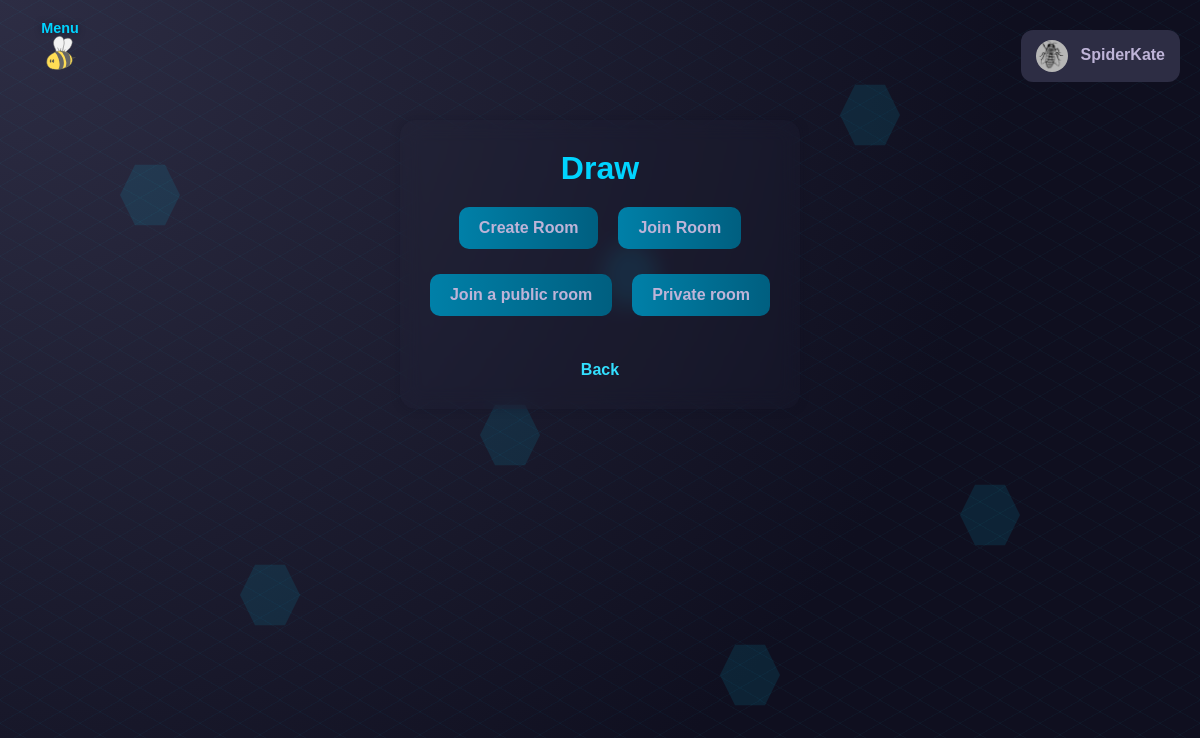
The page /join (signed in) on the database its author committed.
### tables this page shows
CREATE TABLE users (
    id INTEGER PRIMARY KEY AUTOINCREMENT,
    name TEXT,
    surname TEXT,
    username TEXT NOT NULL,
    email TEXT NOT NULL,
    password TEXT NOT NULL,
    dob TEXT NOT NULL,
    bio TEXT,
    avatar_path TEXT,
    social_links TEXT,
    last_login_at TEXT,
    bee_points INTEGER DEFAULT 5000,
    deleted INTEGER DEFAULT 0,
    deleted_at TEXT,
    recovery_username TEXT
);

### app.py (the view)
@app.route('/join', methods=['GET'])
@login_required
def join():
    return render_template('drawJoin.html')

### app.py (called while the page is built)
def login_required(f):
    @wraps(f)
    def decorated(*args, **kwargs):
        if 'username' not in session:
            flash_translated("flash.login_first", "error")
            return redirect(url_for("login"))
        return f(*args, **kwargs)
    return decorated

@app.before_request
def load_logged_in_user():
    g.avatar_path = None
    g.user_theme = 'bee'
    g.user_language = session.get("user_language", "en")
    g.trans = translations
    username = session.get('username')
    if username:
        conn = sqlite3.connect('beevy.db')
        cursor = conn.cursor()
        cursor.execute("SELECT avatar_path FROM users WHERE username=?", (username,))
        row = cursor.fetchone()
        if row and row[0]:
            g.avatar_path = row[0]
        cursor.execute("SELECT theme FROM preferences WHERE user_id = (SELECT id FROM users WHERE username=?)", (username,))
        pref_row = cursor.fetchone()
        if pref_row and pref_row[0]:
            g.user_theme = pref_row[0]
        conn.close()

@app.context_processor
def inject_t():
    def t(key, **kwargs):
        text = translations.get(key, g.user_language, default=key)
        if kwargs:
            text = text.format(**kwargs)
        return text
    return dict(t=t)

### translations.py (called while the page is built)
    def get(self, key, language='en', default=''):
        if language not in self.strings:
            language = 'en'  # Fallback to English
        keys = key.split('.')
        value = self.strings.get(language, {})
        for k in keys:
            if isinstance(value, dict):
                value = value.get(k)
            else:
                return default
        return value if value else default

### templates/drawJoin.html (shortened to what this page needs)
{% extends "drawOption.html" %}
{% block option_page %}
<div class="draw-links">
    <a href="/join/public" class="draw-btn">{{ t('draw.public_room') }}</a>
    <a href="/join/private" class="draw-btn">{{ t('draw.private_room') }}</a>
</div>
{% endblock %}

### templates/base.html (shortened to what this page needs)
<!DOCTYPE html>
<html lang="en">
<head>
    <link rel="stylesheet" href="/static/css/base.css">
    {% if g.user_theme and g.user_theme != 'bee' %}
        <link rel="stylesheet" href="/static/css/theme-{{ g.user_theme }}.css">
    {% endif %}
    {% block extra_css %}{% endblock %}
</head>
<div class="hex-bg-container">
        <div class="hex-bg" style="--x:10%; --y:20%; --delay:0s;"></div>
        <div class="hex-bg" style="--x:50%; --y:30%; --delay:1s;"></div>
        <div class="hex-bg" style="--x:80%; --y:60%; --delay:2s;"></div>
        <div class="hex-bg" style="--x:20%; --y:70%; --delay:3s;"></div>
        <div class="hex-bg" style="--x:70%; --y:10%; --delay:4s;"></div>
        <div class="hex-bg" style="--x:40%; --y:50%; --delay:5s;"></div>
        <div class="hex-bg" style="--x:60%; --y:80%; --delay:6s;"></div>
    </div>
<body class="{{ page }}">
<img src="/static/images/beee.svg" id="bee-toggle" class="bee-toggle" onclick="toggleSidebar()" alt="bee toggle" title="Menu">
<div class="menu-label">Menu</div>
    {% if session.username %}
<div class="user-menu">
    <div class="user-menu-button" onclick="toggleMenu()">
        {% if g.avatar_path %}
            <div style="position: relative; display: inline-block;">
                <img src="{{ url_for('static', filename=g.avatar_path) }}" class="user-avatar">
                <div style="position: absolute; top:0; left:0; width:100%; height:100%;"></div>
            </div>
        {% else %}
            <div style="position: relative; display: inline-block;">
                <img src="{{ url_for('static', filename='images/default_avatar.png') }}" class="user-avatar">
                <div style="position: absolute; top:0; left:0; width:100%; height:100%;"></div>
            </div>
        {% endif %}
        {{ session.get('username') }}
    </div>
</div>
{% endif %}
<div class="app">
    <main class="content">
        {% block content %}{% endblock %}
    </main>
</div>
</body>
</html>

### static/css/theme-dark.css (style rules this page uses)
:root { --primary-bg: #1a1a2e; --primary-bg-light: #2d2d44; --primary-bg-dark: #0f0f1f; --primary-text: #beb4d8; --text-main: #beb4d8; --text-muted: rgb(190 180 216 / 60%); --accent-color: #00d4ff; --accent-light: #33e0ff; --accent: #00d4ff; --glass-bg: rgb(45 45 68 / 12%); --glass-bg-light: rgb(45 45 68 / 18%); --glass-border: rgb(0 212 255 / 20%); --glass-border-light: rgb(0 212 255 / 30%); --glass-blur: blur(6px); --tool-filter: invert(70%) sepia(100%) saturate(3480%) hue-rotate(245deg) brightness(43%) contrast(50%); --bucket-filter: invert(70%) sepia(100%) saturate(3480%) hue-rotate(235deg) brightness(43%) contrast(50%); --tool-filter-hover: invert(70%) sepia(100%) saturate(7480%) hue-rotate(205deg) brightness(183%) contrast(130%); --bucket-filter-hover: invert(32%) sepia(90%) saturate(2000%) hue-rotate(165deg) brightness(90%) contrast(600%); --span-muted-filter: var(--accent-color); --shadow-accent: 0 0 10px rgb(0 212 255 / 40%); --btn-bg: linear-gradient(90deg, #0080a8, #005f80); --btn-bg-hover: linear-gradient(90deg, #00a0cc, #007aa3); --btn-shadow-hover: 0 0 10px rgb(0 212 255 / 40%); --sidebar-bg: rgb(15 15 31 / 40%); --sidebar-border: rgb(0 212 255 / 15%); --input-bg: rgb(45 45 68 / 20%); --input-bg-focus: rgb(45 45 68 / 30%); --input-border: rgb(0 212 255 / 30%); --input-border-focus: #00d4ff; --input-shadow-focus: 0 0 10px rgb(0 212 255 / 40%); --msg-info-bg: rgb(147 197 253 / 12%); --msg-info-text: #8ccaff; --msg-info-outline: rgb(147 197 253 / 40%); --msg-success-bg: rgb(111 207 151 / 12%); --msg-success-text: #7cd9a3; --msg-success-outline: rgb(111 207 151 / 40%); --msg-error-bg: rgb(248 113 113 / 12%); --msg-error-text: #ff8a8a; --msg-error-outline: rgb(248 113 113 / 40%); --hex-bg: rgb(0 212 255 / 10%); --radius: 18px; --radius-md: 15px; --radius-sm: 12px; --radius-xs: 10px; --transition: 0.3s; }

### static/css/option.css (style rules this page uses)
.draw-links { display: flex; justify-content: center; gap: 20px; margin-bottom: 25px; }
.draw-btn { background: var(--btn-bg); padding: 12px 20px; border-radius: var(--radius-xs); color: var(--text-main); font-weight: bold; transition: var(--transition); }

### rows shown on the page
users: avatar_path (picture), get "SpiderKate"

### other values the page prints
{{ t('draw.title') }} "Draw"
{{ t('draw.create_room') }} "Create Room"
{{ t('draw.join_room') }} "Join Room"
{{ t('draw.public_room') }} "Join a public room"
{{ t('draw.private_room') }} "Private room"
{{ t('buttons.back') }} "Back"
